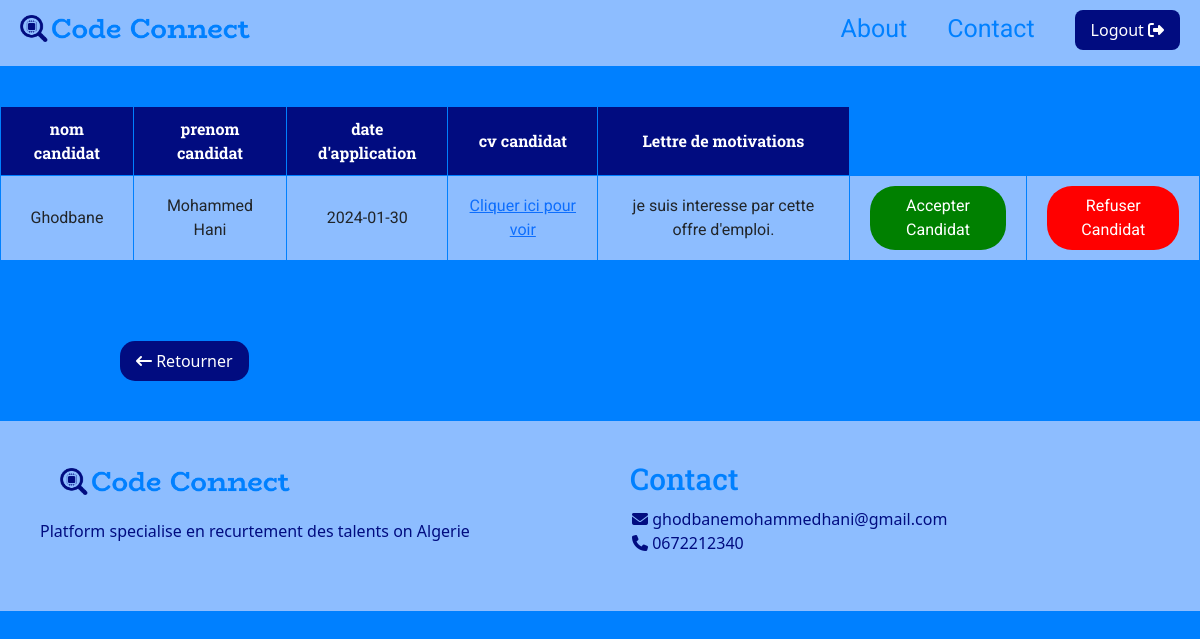
The page /views/applications.php?numoffre=19 on the database its author committed.
### tables this page shows
CREATE TABLE `application` (
  `num_ch` int NOT NULL,
  `num_offre` int NOT NULL,
  `date_application` date DEFAULT NULL,
  `lettre_motivation` text
);

CREATE TABLE `chercheuremploi` (
  `num_chercheur` int NOT NULL,
  `email` varchar(100) NOT NULL,
  `nom` varchar(50) NOT NULL,
  `prenom` varchar(50) NOT NULL,
  `numero_tel` int NOT NULL,
  `cv` varchar(100) NOT NULL,
  `password` varchar(100) NOT NULL
);

### model/database.php (called while the page is built)
<?php
class Database{
private $host="localhost";
private $user="root";
private $password="";
private $dbName="codeconnect";
protected function connect(){
    $dsn='mysql::host='.$this->host.';dbname='.$this->dbName.';';
    $pdo=new PDO($dsn,$this->user,$this->password);
    $pdo->setAttribute(PDO::ATTR_DEFAULT_FETCH_MODE,PDO::FETCH_ASSOC);
    return $pdo;
}
}
?>

### model/OffreEmploi.php (called while the page is built, shortened)
<?php
class OffreEmploi extends Database{
    public function getApplications($numoffre){
        $query=$this->connect()->prepare("SELECT * FROM application,chercheuremploi where
        application.num_ch=chercheuremploi.num_chercheur and application.num_offre=?
        ");
        $query->execute([$numoffre]);
        return $query->fetchAll();
    }
}
?>

### views/applications.php (the view, shortened to what this page needs)
<?php
include("../model/database.php");
include("../model/OffreEmploi.php");
$num_offre=$_GET['numoffre'];
$offreEmploi=new OffreEmploi();
$applications=$offreEmploi->getApplications($num_offre);
?>
<!DOCTYPE html>
<html lang="en">
<head>
    <link rel="stylesheet" href="https://cdnjs.cloudflare.com/ajax/libs/font-awesome/6.5.1/css/all.min.css">
</head>
<body>
    <?php
    include("nav.php");
    if(count($applications)==0){
        ?>
        <style>
            .footer{
position: fixed;
left: 0;
bottom: 0;
}
        </style>
        <h1 class="candidats">Il n'ya pas des candidats maintenent pour cette offre</h1>
        <?php
    }
    else{
    ?>
    <table>
        <tr>
            <th>nom candidat</th>
            <th>prenom candidat</th>
            <th>date d'application</th>
            <th>cv candidat</th>
            <th>Lettre de motivations</th>
        </tr>
        <?php
        foreach($applications as $application){
            ?>
            <tr>
                <td><?php echo $application['nom']?></td>
                <td><?php echo $application['prenom']?></td>
                <td><?php echo $application['date_application']?></td>
                <td><a href=<?php  echo "../".str_replace("\\","/",$application['cv']); ?>>Cliquer ici pour voir</a></td>
                <td><?php echo $application['lettre_motivation']?></td>
                <td><button class="accepted" ><a href="accepterCandidat.php?numoffre=<?php echo $application['num_offre'] ?>& numch=<?php echo $application['num_chercheur']?>">Accepter Candidat </a></button></td>
                <td><button class="danger"><a href="refuserCandidat.php?numoffre=<?php echo $application['num_offre']?>& numch=<?php echo $application['num_chercheur']?>">Refuser Candidat</a></button></td>
            </tr>
            <?php
        }
        ?>
</table>
<?php } ?>
<div >
    <button class="return"><a href="./enterprise.php"><i class="fa-solid fa-arrow-left-long"></i> Retourner</a></button>
</div>
<?php
include('footer.php');
?>
</body>
</html>

### views/applications.php (style rules this page uses)
:root { --color1:#0080FF; --color2:#0080FF; --color3:#010C80; --color4:#8DBDFF; }
body { background-color: var(--color1)!important; }
table { width: 1200px; margin: 40px auto; text-align: center; }
tr>td,tr>th { border:solid 1px var(--color2); }
tr>th { background-color: var(--color3); color: white; padding: 10px 20px; font-family: 'Roboto Slab',serif; }
tr>td { background-color: var(--color4); padding: 10px 20px; font-family: 'Roboto',sans-serif; }
button>a { text-decoration: none; color: white; }
button { padding: 8px 16px; border-radius:8px; border: none; }
.danger { background-color: red; border-radius: 25px; }
.accepted { background-color: green; border-radius: 25px; }
.return { background-color: var(--color3); margin-left: 10%; margin-top: 40px; border-radius: 15px; }

### views/nav.php (style rules this page uses)
:root { --color1:#0080FF; --color2:#0080FF; --color3:#010C80; --color4:#8DBDFF; }

### views/footer.php (style rules this page uses)
:root { --color1:#0080FF; --color2:#0080FF; --color3:#010C80; --color4:#8DBDFF; }

### rows shown on the page
application: num_ch.nom "Ghodbane", num_ch.prenom "Mohammed Hani", date_application "2024-01-30", lettre_motivation "je suis interesse par cette offre d'emploi."
